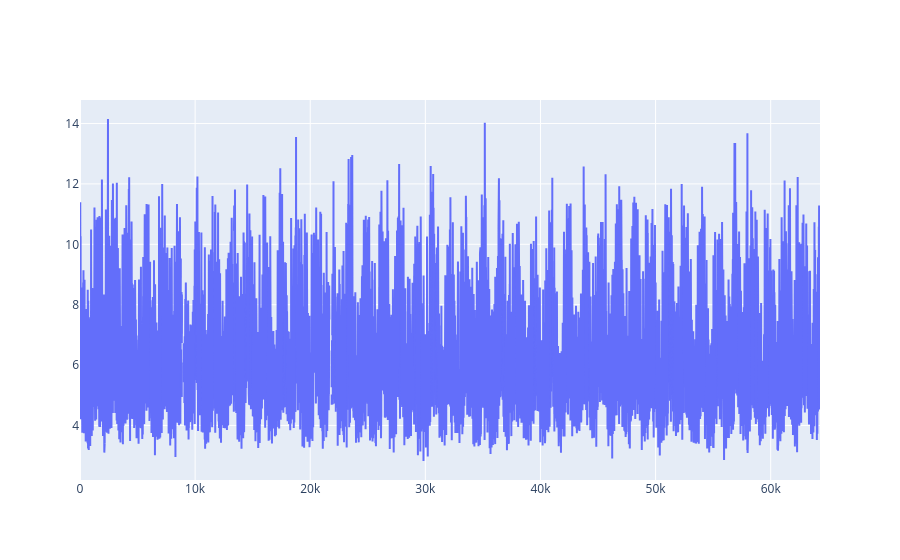

The notebook cell this image was saved under:
### Code cell
fig = go.Figure(data=go.Scatter(
    y = parameter_interest,
    mode = 'lines'
))

fig.show()

### Figure 1 — Plotly figure (JSON) as saved in the notebook; plotly's stock layout.template omitted (floating-point values rounded to 4 significant figures; data arrays with more than 128 entries replaced by an {"elided": "..."} marker saying what was removed)
{"data": [{"mode": "lines", "type": "scatter", "y": {"elided": "64284 float values"}}], "layout": {}}
